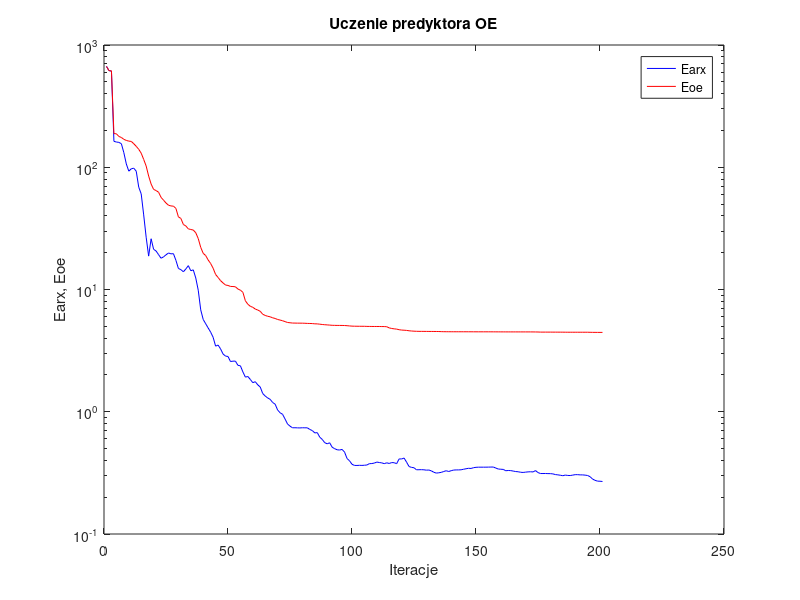
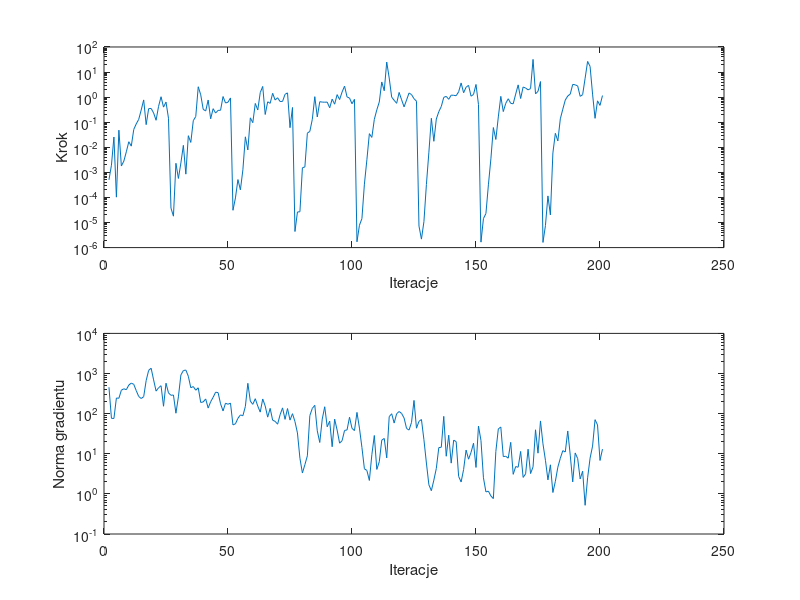

The MATLAB source for these figures, in order:
%uczenie predyktora oe
clear all;
n=0; farx(n+1)=6.688211e+002; foe(n+1)=6.671990e+002; wspucz(n+1)=0.000000e+000; ng(n+1)=0.000000e+000;
%odnowa zmiennej metryki
n=1; farx(n+1)=6.176437e+002; foe(n+1)=6.172195e+002; krok(n+1)=5.045766e-004; ng(n+1)=4.549679e+002;
n=2; farx(n+1)=6.104849e+002; foe(n+1)=6.151332e+002; krok(n+1)=1.929064e-003; ng(n+1)=7.634002e+001;
n=3; farx(n+1)=1.629416e+002; foe(n+1)=1.884693e+002; krok(n+1)=2.570124e-002; ng(n+1)=7.575771e+001;
n=4; farx(n+1)=1.608185e+002; foe(n+1)=1.878174e+002; krok(n+1)=1.027004e-004; ng(n+1)=2.452024e+002;
n=5; farx(n+1)=1.597607e+002; foe(n+1)=1.785965e+002; krok(n+1)=4.818488e-002; ng(n+1)=2.417043e+002;
n=6; farx(n+1)=1.558272e+002; foe(n+1)=1.752399e+002; krok(n+1)=1.797919e-003; ng(n+1)=3.836037e+002;
n=7; farx(n+1)=1.315793e+002; foe(n+1)=1.692371e+002; krok(n+1)=2.813867e-003; ng(n+1)=4.165562e+002;
n=8; farx(n+1)=1.063909e+002; foe(n+1)=1.657474e+002; krok(n+1)=6.606617e-003; ng(n+1)=3.947475e+002;
n=9; farx(n+1)=9.289029e+001; foe(n+1)=1.635737e+002; krok(n+1)=1.664795e-002; ng(n+1)=5.152402e+002;
n=10; farx(n+1)=9.720112e+001; foe(n+1)=1.626697e+002; krok(n+1)=1.111520e-002; ng(n+1)=5.774941e+002;
n=11; farx(n+1)=9.825069e+001; foe(n+1)=1.557837e+002; krok(n+1)=5.160128e-002; ng(n+1)=5.372009e+002;
n=12; farx(n+1)=9.280339e+001; foe(n+1)=1.482782e+002; krok(n+1)=8.569436e-002; ng(n+1)=3.741903e+002;
n=13; farx(n+1)=6.878272e+001; foe(n+1)=1.402536e+002; krok(n+1)=1.300618e-001; ng(n+1)=2.674359e+002;
n=14; farx(n+1)=6.055224e+001; foe(n+1)=1.303391e+002; krok(n+1)=3.068907e-001; ng(n+1)=2.383444e+002;
n=15; farx(n+1)=4.076549e+001; foe(n+1)=1.159045e+002; krok(n+1)=7.746083e-001; ng(n+1)=2.647006e+002;
n=16; farx(n+1)=2.676100e+001; foe(n+1)=1.022851e+002; krok(n+1)=8.000730e-002; ng(n+1)=6.675534e+002;
n=17; farx(n+1)=1.875744e+001; foe(n+1)=8.474944e+001; krok(n+1)=3.465039e-001; ng(n+1)=1.196689e+003;
n=18; farx(n+1)=2.600511e+001; foe(n+1)=7.288327e+001; krok(n+1)=3.550835e-001; ng(n+1)=1.356920e+003;
n=19; farx(n+1)=2.132892e+001; foe(n+1)=6.592081e+001; krok(n+1)=2.343012e-001; ng(n+1)=6.939534e+002;
n=20; farx(n+1)=2.064404e+001; foe(n+1)=6.446361e+001; krok(n+1)=1.196783e-001; ng(n+1)=3.645927e+002;
n=21; farx(n+1)=1.928261e+001; foe(n+1)=6.248299e+001; krok(n+1)=4.288049e-001; ng(n+1)=4.411833e+002;
n=22; farx(n+1)=1.801786e+001; foe(n+1)=5.673521e+001; krok(n+1)=1.037698e+000; ng(n+1)=4.967500e+002;
n=23; farx(n+1)=1.848238e+001; foe(n+1)=5.378567e+001; krok(n+1)=4.004429e-001; ng(n+1)=1.528208e+002;
n=24; farx(n+1)=1.921889e+001; foe(n+1)=5.101425e+001; krok(n+1)=6.354332e-001; ng(n+1)=5.733384e+002;
n=25; farx(n+1)=1.988826e+001; foe(n+1)=4.890271e+001; krok(n+1)=1.441658e-001; ng(n+1)=3.295611e+002;
%odnowa zmiennej metryki
n=26; farx(n+1)=1.957307e+001; foe(n+1)=4.825370e+001; krok(n+1)=3.754715e-005; ng(n+1)=2.867842e+002;
n=27; farx(n+1)=1.963629e+001; foe(n+1)=4.805105e+001; krok(n+1)=1.791657e-005; ng(n+1)=2.911570e+002;
n=28; farx(n+1)=1.731198e+001; foe(n+1)=4.604110e+001; krok(n+1)=2.303305e-003; ng(n+1)=1.024679e+002;
n=29; farx(n+1)=1.486552e+001; foe(n+1)=3.927142e+001; krok(n+1)=5.723719e-004; ng(n+1)=2.621497e+002;
n=30; farx(n+1)=1.453513e+001; foe(n+1)=3.814540e+001; krok(n+1)=2.378319e-003; ng(n+1)=9.219616e+002;
n=31; farx(n+1)=1.396250e+001; foe(n+1)=3.403071e+001; krok(n+1)=1.196180e-002; ng(n+1)=1.183427e+003;
n=32; farx(n+1)=1.472779e+001; foe(n+1)=3.308347e+001; krok(n+1)=8.500296e-004; ng(n+1)=1.221192e+003;
n=33; farx(n+1)=1.566988e+001; foe(n+1)=3.132856e+001; krok(n+1)=2.896961e-002; ng(n+1)=8.551838e+002;
n=34; farx(n+1)=1.423175e+001; foe(n+1)=3.096769e+001; krok(n+1)=1.564305e-002; ng(n+1)=4.418853e+002;
n=35; farx(n+1)=1.447944e+001; foe(n+1)=3.064527e+001; krok(n+1)=1.150668e-001; ng(n+1)=4.733917e+002;
n=36; farx(n+1)=1.242255e+001; foe(n+1)=2.912540e+001; krok(n+1)=1.686145e-001; ng(n+1)=3.839946e+002;
n=37; farx(n+1)=9.868122e+000; foe(n+1)=2.610689e+001; krok(n+1)=2.592175e+000; ng(n+1)=4.399982e+002;
n=38; farx(n+1)=6.816776e+000; foe(n+1)=2.211261e+001; krok(n+1)=1.239505e+000; ng(n+1)=1.898548e+002;
n=39; farx(n+1)=5.687974e+000; foe(n+1)=1.976305e+001; krok(n+1)=3.268918e-001; ng(n+1)=1.956884e+002;
n=40; farx(n+1)=5.247059e+000; foe(n+1)=1.895357e+001; krok(n+1)=2.798246e-001; ng(n+1)=2.324703e+002;
n=41; farx(n+1)=4.846251e+000; foe(n+1)=1.743798e+001; krok(n+1)=7.676757e-001; ng(n+1)=1.378034e+002;
n=42; farx(n+1)=4.479621e+000; foe(n+1)=1.631360e+001; krok(n+1)=1.365319e-001; ng(n+1)=1.973635e+002;
n=43; farx(n+1)=4.066220e+000; foe(n+1)=1.493237e+001; krok(n+1)=3.465039e-001; ng(n+1)=2.549557e+002;
n=44; farx(n+1)=3.441728e+000; foe(n+1)=1.327074e+001; krok(n+1)=2.320583e-001; ng(n+1)=3.417835e+002;
n=45; farx(n+1)=3.511867e+000; foe(n+1)=1.254392e+001; krok(n+1)=2.957090e-001; ng(n+1)=3.343697e+002;
n=46; farx(n+1)=3.267768e+000; foe(n+1)=1.181445e+001; krok(n+1)=3.003510e-001; ng(n+1)=1.759614e+002;
n=47; farx(n+1)=2.969175e+000; foe(n+1)=1.131727e+001; krok(n+1)=1.056270e+000; ng(n+1)=1.168789e+002;
n=48; farx(n+1)=2.852733e+000; foe(n+1)=1.088021e+001; krok(n+1)=5.841487e-001; ng(n+1)=1.819317e+002;
n=49; farx(n+1)=2.832637e+000; foe(n+1)=1.079494e+001; krok(n+1)=6.287558e-001; ng(n+1)=1.713109e+002;
n=50; farx(n+1)=2.575445e+000; foe(n+1)=1.059220e+001; krok(n+1)=9.282331e-001; ng(n+1)=1.827396e+002;
%odnowa zmiennej metryki
n=51; farx(n+1)=2.593802e+000; foe(n+1)=1.057859e+001; krok(n+1)=3.079431e-005; ng(n+1)=5.231412e+001;
n=52; farx(n+1)=2.594855e+000; foe(n+1)=1.052397e+001; krok(n+1)=9.579321e-005; ng(n+1)=5.587975e+001;
n=53; farx(n+1)=2.396917e+000; foe(n+1)=1.008858e+001; krok(n+1)=5.157835e-004; ng(n+1)=7.641331e+001;
n=54; farx(n+1)=2.376857e+000; foe(n+1)=9.874259e+000; krok(n+1)=2.014683e-004; ng(n+1)=9.285717e+001;
n=55; farx(n+1)=2.119251e+000; foe(n+1)=9.488018e+000; krok(n+1)=1.265228e-003; ng(n+1)=8.862715e+001;
n=56; farx(n+1)=1.919715e+000; foe(n+1)=8.090829e+000; krok(n+1)=2.618049e-002; ng(n+1)=1.507134e+002;
n=57; farx(n+1)=1.943001e+000; foe(n+1)=7.578143e+000; krok(n+1)=7.833534e-003; ng(n+1)=5.700913e+002;
n=58; farx(n+1)=1.837840e+000; foe(n+1)=7.288031e+000; krok(n+1)=1.493739e-001; ng(n+1)=2.057677e+002;
n=59; farx(n+1)=1.728604e+000; foe(n+1)=7.152084e+000; krok(n+1)=9.595947e-002; ng(n+1)=1.704103e+002;
n=60; farx(n+1)=1.761388e+000; foe(n+1)=6.920091e+000; krok(n+1)=5.600723e-001; ng(n+1)=2.355584e+002;
n=61; farx(n+1)=1.660251e+000; foe(n+1)=6.792551e+000; krok(n+1)=3.076393e-001; ng(n+1)=1.540100e+002;
n=62; farx(n+1)=1.593143e+000; foe(n+1)=6.632405e+000; krok(n+1)=1.514306e+000; ng(n+1)=1.091805e+002;
n=63; farx(n+1)=1.409245e+000; foe(n+1)=6.275324e+000; krok(n+1)=2.669779e+000; ng(n+1)=2.322197e+002;
n=64; farx(n+1)=1.345445e+000; foe(n+1)=6.136620e+000; krok(n+1)=2.031949e-001; ng(n+1)=1.551300e+002;
n=65; farx(n+1)=1.296650e+000; foe(n+1)=6.038895e+000; krok(n+1)=6.511688e-001; ng(n+1)=8.183605e+001;
n=66; farx(n+1)=1.263718e+000; foe(n+1)=5.980255e+000; krok(n+1)=5.667570e-001; ng(n+1)=1.352126e+002;
n=67; farx(n+1)=1.190789e+000; foe(n+1)=5.867538e+000; krok(n+1)=1.422745e+000; ng(n+1)=6.862042e+001;
n=68; farx(n+1)=1.153934e+000; foe(n+1)=5.797027e+000; krok(n+1)=7.713740e-001; ng(n+1)=6.431119e+001;
n=69; farx(n+1)=1.034470e+000; foe(n+1)=5.684207e+000; krok(n+1)=9.453922e-001; ng(n+1)=5.456943e+001;
n=70; farx(n+1)=9.811475e-001; foe(n+1)=5.624949e+000; krok(n+1)=6.692963e-001; ng(n+1)=9.366289e+001;
n=71; farx(n+1)=9.533403e-001; foe(n+1)=5.552523e+000; krok(n+1)=6.780158e-001; ng(n+1)=1.391001e+002;
n=72; farx(n+1)=8.726075e-001; foe(n+1)=5.463321e+000; krok(n+1)=1.296088e+000; ng(n+1)=7.208895e+001;
n=73; farx(n+1)=7.941797e-001; foe(n+1)=5.373379e+000; krok(n+1)=1.476581e+000; ng(n+1)=1.339510e+002;
n=74; farx(n+1)=7.627668e-001; foe(n+1)=5.345246e+000; krok(n+1)=6.046686e-002; ng(n+1)=6.912639e+001;
n=75; farx(n+1)=7.393872e-001; foe(n+1)=5.316001e+000; krok(n+1)=3.867248e-001; ng(n+1)=9.968502e+001;
%odnowa zmiennej metryki
n=76; farx(n+1)=7.398894e-001; foe(n+1)=5.313025e+000; krok(n+1)=4.378346e-006; ng(n+1)=6.337742e+001;
n=77; farx(n+1)=7.384250e-001; foe(n+1)=5.306441e+000; krok(n+1)=2.630754e-005; ng(n+1)=3.302786e+001;
n=78; farx(n+1)=7.373869e-001; foe(n+1)=5.306127e+000; krok(n+1)=2.692622e-005; ng(n+1)=7.735331e+000;
n=79; farx(n+1)=7.398351e-001; foe(n+1)=5.302999e+000; krok(n+1)=1.525147e-003; ng(n+1)=3.310118e+000;
n=80; farx(n+1)=7.389903e-001; foe(n+1)=5.294826e+000; krok(n+1)=1.651908e-003; ng(n+1)=5.341388e+000;
n=81; farx(n+1)=7.389257e-001; foe(n+1)=5.279695e+000; krok(n+1)=3.658573e-002; ng(n+1)=8.871121e+000;
n=82; farx(n+1)=7.162879e-001; foe(n+1)=5.273910e+000; krok(n+1)=4.305393e-002; ng(n+1)=8.948328e+001;
n=83; farx(n+1)=7.012747e-001; foe(n+1)=5.263971e+000; krok(n+1)=1.312690e-001; ng(n+1)=1.355423e+002;
n=84; farx(n+1)=6.712191e-001; foe(n+1)=5.239606e+000; krok(n+1)=1.043878e+000; ng(n+1)=1.613341e+002;
n=85; farx(n+1)=6.750184e-001; foe(n+1)=5.233782e+000; krok(n+1)=1.620110e-001; ng(n+1)=3.724578e+001;
n=86; farx(n+1)=6.195008e-001; foe(n+1)=5.203760e+000; krok(n+1)=6.575937e-001; ng(n+1)=1.910403e+001;
n=87; farx(n+1)=5.940082e-001; foe(n+1)=5.174191e+000; krok(n+1)=6.344643e-001; ng(n+1)=7.327652e+001;
n=88; farx(n+1)=5.584616e-001; foe(n+1)=5.151061e+000; krok(n+1)=6.281526e-001; ng(n+1)=1.484661e+002;
n=89; farx(n+1)=5.468753e-001; foe(n+1)=5.134249e+000; krok(n+1)=6.335709e-001; ng(n+1)=4.703619e+001;
n=90; farx(n+1)=5.574449e-001; foe(n+1)=5.115218e+000; krok(n+1)=3.762824e-001; ng(n+1)=6.501717e+001;
n=91; farx(n+1)=5.125622e-001; foe(n+1)=5.095691e+000; krok(n+1)=8.316025e-001; ng(n+1)=1.495582e+001;
n=92; farx(n+1)=4.989627e-001; foe(n+1)=5.089414e+000; krok(n+1)=5.235795e-001; ng(n+1)=7.297243e+001;
n=93; farx(n+1)=4.886395e-001; foe(n+1)=5.083638e+000; krok(n+1)=1.258604e+000; ng(n+1)=3.890871e+001;
n=94; farx(n+1)=4.863107e-001; foe(n+1)=5.082775e+000; krok(n+1)=8.008859e-001; ng(n+1)=1.836579e+001;
n=95; farx(n+1)=4.920583e-001; foe(n+1)=5.081491e+000; krok(n+1)=1.601772e+000; ng(n+1)=2.115260e+001;
n=96; farx(n+1)=4.675134e-001; foe(n+1)=5.074389e+000; krok(n+1)=2.755451e+000; ng(n+1)=3.815723e+001;
n=97; farx(n+1)=4.145320e-001; foe(n+1)=5.057562e+000; krok(n+1)=1.021678e+000; ng(n+1)=3.925643e+001;
n=98; farx(n+1)=3.971040e-001; foe(n+1)=5.035356e+000; krok(n+1)=9.205262e-001; ng(n+1)=8.139519e+001;
n=99; farx(n+1)=3.717130e-001; foe(n+1)=5.016880e+000; krok(n+1)=5.453957e-001; ng(n+1)=4.299972e+001;
n=100; farx(n+1)=3.639356e-001; foe(n+1)=5.009137e+000; krok(n+1)=8.179879e-001; ng(n+1)=3.790018e+001;
%odnowa zmiennej metryki
n=101; farx(n+1)=3.637012e-001; foe(n+1)=5.006346e+000; krok(n+1)=1.700350e-006; ng(n+1)=1.073431e+002;
n=102; farx(n+1)=3.646553e-001; foe(n+1)=5.002833e+000; krok(n+1)=7.794783e-006; ng(n+1)=4.361803e+001;
n=103; farx(n+1)=3.640286e-001; foe(n+1)=5.002354e+000; krok(n+1)=1.430061e-005; ng(n+1)=1.435762e+001;
n=104; farx(n+1)=3.651378e-001; foe(n+1)=5.001062e+000; krok(n+1)=3.395966e-004; ng(n+1)=4.225899e+000;
n=105; farx(n+1)=3.667586e-001; foe(n+1)=4.991235e+000; krok(n+1)=3.174920e-003; ng(n+1)=3.833939e+000;
n=106; farx(n+1)=3.760997e-001; foe(n+1)=4.988224e+000; krok(n+1)=3.497807e-002; ng(n+1)=2.161855e+000;
n=107; farx(n+1)=3.769810e-001; foe(n+1)=4.984751e+000; krok(n+1)=2.476948e-002; ng(n+1)=9.464069e+000;
n=108; farx(n+1)=3.804461e-001; foe(n+1)=4.983998e+000; krok(n+1)=1.300618e-001; ng(n+1)=2.851207e+001;
n=109; farx(n+1)=3.876543e-001; foe(n+1)=4.982808e+000; krok(n+1)=3.105531e-001; ng(n+1)=4.074792e+000;
n=110; farx(n+1)=3.843700e-001; foe(n+1)=4.982480e+000; krok(n+1)=6.404647e-001; ng(n+1)=6.327421e+000;
n=111; farx(n+1)=3.818187e-001; foe(n+1)=4.976836e+000; krok(n+1)=4.036727e+000; ng(n+1)=2.188339e+001;
n=112; farx(n+1)=3.762258e-001; foe(n+1)=4.974452e+000; krok(n+1)=1.799493e+000; ng(n+1)=2.406503e+001;
n=113; farx(n+1)=3.823129e-001; foe(n+1)=4.960961e+000; krok(n+1)=2.511162e+001; ng(n+1)=7.885982e+000;
n=114; farx(n+1)=3.774896e-001; foe(n+1)=4.852918e+000; krok(n+1)=5.790878e+000; ng(n+1)=8.409576e+001;
n=115; farx(n+1)=3.839969e-001; foe(n+1)=4.799388e+000; krok(n+1)=9.985387e-001; ng(n+1)=9.939076e+001;
n=116; farx(n+1)=3.829248e-001; foe(n+1)=4.766435e+000; krok(n+1)=7.491049e-001; ng(n+1)=5.819379e+001;
n=117; farx(n+1)=3.762340e-001; foe(n+1)=4.742204e+000; krok(n+1)=5.667570e-001; ng(n+1)=9.967303e+001;
n=118; farx(n+1)=4.113171e-001; foe(n+1)=4.689697e+000; krok(n+1)=1.540907e+000; ng(n+1)=1.129199e+002;
n=119; farx(n+1)=4.109829e-001; foe(n+1)=4.658439e+000; krok(n+1)=7.847380e-001; ng(n+1)=1.011365e+002;
n=120; farx(n+1)=4.181298e-001; foe(n+1)=4.645800e+000; krok(n+1)=4.097091e-001; ng(n+1)=7.782296e+001;
n=121; farx(n+1)=3.872034e-001; foe(n+1)=4.628469e+000; krok(n+1)=7.676757e-001; ng(n+1)=4.272833e+001;
n=122; farx(n+1)=3.563846e-001; foe(n+1)=4.596479e+000; krok(n+1)=1.462039e+000; ng(n+1)=3.899201e+001;
n=123; farx(n+1)=3.507428e-001; foe(n+1)=4.576178e+000; krok(n+1)=1.263598e+000; ng(n+1)=6.047586e+001;
n=124; farx(n+1)=3.482903e-001; foe(n+1)=4.561954e+000; krok(n+1)=8.670260e-001; ng(n+1)=2.135478e+002;
n=125; farx(n+1)=3.351672e-001; foe(n+1)=4.551743e+000; krok(n+1)=6.871474e-001; ng(n+1)=4.336174e+001;
%odnowa zmiennej metryki
n=126; farx(n+1)=3.355770e-001; foe(n+1)=4.546904e+000; krok(n+1)=7.258975e-006; ng(n+1)=6.423183e+001;
n=127; farx(n+1)=3.359406e-001; foe(n+1)=4.544956e+000; krok(n+1)=2.179737e-006; ng(n+1)=7.128633e+001;
n=128; farx(n+1)=3.351527e-001; foe(n+1)=4.544138e+000; krok(n+1)=1.083629e-005; ng(n+1)=2.241607e+001;
n=129; farx(n+1)=3.327688e-001; foe(n+1)=4.541728e+000; krok(n+1)=3.276764e-004; ng(n+1)=5.872554e+000;
n=130; farx(n+1)=3.338643e-001; foe(n+1)=4.539780e+000; krok(n+1)=6.377325e-003; ng(n+1)=1.683349e+000;
n=131; farx(n+1)=3.283952e-001; foe(n+1)=4.538160e+000; krok(n+1)=1.438191e-001; ng(n+1)=1.201232e+000;
n=132; farx(n+1)=3.199194e-001; foe(n+1)=4.537088e+000; krok(n+1)=1.734425e-002; ng(n+1)=2.197996e+000;
n=133; farx(n+1)=3.149373e-001; foe(n+1)=4.535113e+000; krok(n+1)=1.341318e-001; ng(n+1)=4.311969e+000;
n=134; farx(n+1)=3.168193e-001; foe(n+1)=4.532450e+000; krok(n+1)=2.640676e-001; ng(n+1)=1.423318e+001;
n=135; farx(n+1)=3.192262e-001; foe(n+1)=4.522824e+000; krok(n+1)=4.228235e-001; ng(n+1)=1.452459e+001;
n=136; farx(n+1)=3.246584e-001; foe(n+1)=4.517705e+000; krok(n+1)=9.812293e-001; ng(n+1)=8.551992e+001;
n=137; farx(n+1)=3.292684e-001; foe(n+1)=4.515579e+000; krok(n+1)=1.073054e+000; ng(n+1)=8.682893e+000;
n=138; farx(n+1)=3.244431e-001; foe(n+1)=4.514045e+000; krok(n+1)=8.204121e-001; ng(n+1)=2.904129e+001;
n=139; farx(n+1)=3.296492e-001; foe(n+1)=4.513029e+000; krok(n+1)=1.201404e+000; ng(n+1)=5.844662e+000;
n=140; farx(n+1)=3.334883e-001; foe(n+1)=4.512264e+000; krok(n+1)=1.182836e+000; ng(n+1)=2.189484e+001;
n=141; farx(n+1)=3.343510e-001; foe(n+1)=4.511816e+000; krok(n+1)=1.139125e+000; ng(n+1)=2.002102e+001;
n=142; farx(n+1)=3.344568e-001; foe(n+1)=4.511685e+000; krok(n+1)=1.631921e+000; ng(n+1)=2.716360e+000;
n=143; farx(n+1)=3.352505e-001; foe(n+1)=4.511574e+000; krok(n+1)=3.682105e+000; ng(n+1)=1.979690e+000;
n=144; farx(n+1)=3.386326e-001; foe(n+1)=4.511391e+000; krok(n+1)=1.495995e+000; ng(n+1)=4.056614e+000;
n=145; farx(n+1)=3.417825e-001; foe(n+1)=4.510958e+000; krok(n+1)=2.482914e+000; ng(n+1)=1.234747e+001;
n=146; farx(n+1)=3.448598e-001; foe(n+1)=4.510157e+000; krok(n+1)=2.953163e+000; ng(n+1)=7.324017e+000;
n=147; farx(n+1)=3.436731e-001; foe(n+1)=4.509743e+000; krok(n+1)=1.091740e+000; ng(n+1)=1.084012e+001;
n=148; farx(n+1)=3.486939e-001; foe(n+1)=4.508711e+000; krok(n+1)=1.280117e+000; ng(n+1)=1.831333e+001;
n=149; farx(n+1)=3.511620e-001; foe(n+1)=4.507577e+000; krok(n+1)=3.203543e+000; ng(n+1)=4.560692e+000;
n=150; farx(n+1)=3.520727e-001; foe(n+1)=4.507211e+000; krok(n+1)=5.030381e-001; ng(n+1)=4.908707e+001;
%odnowa zmiennej metryki
n=151; farx(n+1)=3.521200e-001; foe(n+1)=4.507097e+000; krok(n+1)=1.652143e-006; ng(n+1)=2.149732e+001;
n=152; farx(n+1)=3.520736e-001; foe(n+1)=4.507082e+000; krok(n+1)=1.438760e-005; ng(n+1)=2.515627e+000;
n=153; farx(n+1)=3.521539e-001; foe(n+1)=4.507077e+000; krok(n+1)=2.282707e-005; ng(n+1)=1.119816e+000;
n=154; farx(n+1)=3.524727e-001; foe(n+1)=4.507014e+000; krok(n+1)=3.184791e-004; ng(n+1)=1.169147e+000;
n=155; farx(n+1)=3.528935e-001; foe(n+1)=4.506559e+000; krok(n+1)=3.446556e-003; ng(n+1)=8.879907e-001;
n=156; farx(n+1)=3.529906e-001; foe(n+1)=4.505529e+000; krok(n+1)=6.130039e-002; ng(n+1)=7.635486e-001;
n=157; farx(n+1)=3.461412e-001; foe(n+1)=4.504141e+000; krok(n+1)=2.054980e-002; ng(n+1)=1.141453e+001;
n=158; farx(n+1)=3.400310e-001; foe(n+1)=4.503481e+000; krok(n+1)=1.630613e-001; ng(n+1)=4.162012e+001;
n=159; farx(n+1)=3.386445e-001; foe(n+1)=4.501895e+000; krok(n+1)=1.073054e+000; ng(n+1)=4.644596e+001;
n=160; farx(n+1)=3.375976e-001; foe(n+1)=4.501684e+000; krok(n+1)=2.656312e-001; ng(n+1)=8.503250e+000;
n=161; farx(n+1)=3.292189e-001; foe(n+1)=4.500654e+000; krok(n+1)=5.667570e-001; ng(n+1)=8.652587e+000;
n=162; farx(n+1)=3.307915e-001; foe(n+1)=4.500363e+000; krok(n+1)=8.610892e-001; ng(n+1)=7.762864e+000;
n=163; farx(n+1)=3.300474e-001; foe(n+1)=4.500188e+000; krok(n+1)=5.657309e-001; ng(n+1)=1.924331e+001;
n=164; farx(n+1)=3.272252e-001; foe(n+1)=4.500046e+000; krok(n+1)=5.431301e-001; ng(n+1)=3.071775e+000;
n=165; farx(n+1)=3.242632e-001; foe(n+1)=4.499885e+000; krok(n+1)=1.322970e+000; ng(n+1)=4.792156e+000;
n=166; farx(n+1)=3.230272e-001; foe(n+1)=4.499661e+000; krok(n+1)=3.085496e+000; ng(n+1)=4.618666e+000;
n=167; farx(n+1)=3.198830e-001; foe(n+1)=4.499474e+000; krok(n+1)=8.812470e-001; ng(n+1)=1.143293e+001;
n=168; farx(n+1)=3.188352e-001; foe(n+1)=4.499251e+000; krok(n+1)=2.535448e+000; ng(n+1)=2.574227e+000;
n=169; farx(n+1)=3.206727e-001; foe(n+1)=4.499124e+000; krok(n+1)=2.308897e+000; ng(n+1)=3.155552e+000;
n=170; farx(n+1)=3.222595e-001; foe(n+1)=4.498939e+000; krok(n+1)=1.953830e+000; ng(n+1)=1.298616e+001;
n=171; farx(n+1)=3.230078e-001; foe(n+1)=4.498820e+000; krok(n+1)=2.192737e+000; ng(n+1)=3.212790e+000;
n=172; farx(n+1)=3.218962e-001; foe(n+1)=4.497089e+000; krok(n+1)=3.198675e+001; ng(n+1)=4.714681e+000;
n=173; farx(n+1)=3.302263e-001; foe(n+1)=4.494490e+000; krok(n+1)=1.348916e+000; ng(n+1)=3.957932e+001;
n=174; farx(n+1)=3.180566e-001; foe(n+1)=4.491119e+000; krok(n+1)=1.707196e+000; ng(n+1)=1.034905e+001;
n=175; farx(n+1)=3.124270e-001; foe(n+1)=4.482114e+000; krok(n+1)=4.175513e+000; ng(n+1)=6.576135e+001;
%odnowa zmiennej metryki
n=176; farx(n+1)=3.124364e-001; foe(n+1)=4.482037e+000; krok(n+1)=1.607323e-006; ng(n+1)=1.765545e+001;
n=177; farx(n+1)=3.125892e-001; foe(n+1)=4.481970e+000; krok(n+1)=7.575850e-006; ng(n+1)=6.871226e+000;
n=178; farx(n+1)=3.119213e-001; foe(n+1)=4.481729e+000; krok(n+1)=1.151008e-004; ng(n+1)=2.232668e+000;
n=179; farx(n+1)=3.117844e-001; foe(n+1)=4.481635e+000; krok(n+1)=2.006817e-005; ng(n+1)=5.303112e+000;
n=180; farx(n+1)=3.102401e-001; foe(n+1)=4.480225e+000; krok(n+1)=5.946996e-003; ng(n+1)=1.082282e+000;
n=181; farx(n+1)=3.063524e-001; foe(n+1)=4.479617e+000; krok(n+1)=3.612031e-002; ng(n+1)=2.054767e+000;
n=182; farx(n+1)=3.046502e-001; foe(n+1)=4.478907e+000; krok(n+1)=1.793370e-002; ng(n+1)=4.629603e+000;
n=183; farx(n+1)=3.024630e-001; foe(n+1)=4.478326e+000; krok(n+1)=1.365319e-001; ng(n+1)=7.724857e+000;
n=184; farx(n+1)=2.997113e-001; foe(n+1)=4.477206e+000; krok(n+1)=3.311156e-001; ng(n+1)=1.193775e+001;
n=185; farx(n+1)=3.034610e-001; foe(n+1)=4.474294e+000; krok(n+1)=7.655551e-001; ng(n+1)=1.106591e+001;
n=186; farx(n+1)=3.012732e-001; foe(n+1)=4.472524e+000; krok(n+1)=1.110293e+000; ng(n+1)=3.697374e+001;
n=187; farx(n+1)=3.008445e-001; foe(n+1)=4.472327e+000; krok(n+1)=1.322970e+000; ng(n+1)=9.240760e+000;
n=188; farx(n+1)=3.032078e-001; foe(n+1)=4.472189e+000; krok(n+1)=3.222396e+000; ng(n+1)=1.990586e+000;
n=189; farx(n+1)=3.058200e-001; foe(n+1)=4.471991e+000; krok(n+1)=3.099463e+000; ng(n+1)=1.047755e+001;
n=190; farx(n+1)=3.058315e-001; foe(n+1)=4.471865e+000; krok(n+1)=2.794466e+000; ng(n+1)=7.568931e+000;
n=191; farx(n+1)=3.045086e-001; foe(n+1)=4.471814e+000; krok(n+1)=1.075645e+000; ng(n+1)=2.358474e+000;
n=192; farx(n+1)=3.044498e-001; foe(n+1)=4.471791e+000; krok(n+1)=1.255467e+000; ng(n+1)=3.678280e+000;
n=193; farx(n+1)=3.031059e-001; foe(n+1)=4.471763e+000; krok(n+1)=5.681335e+000; ng(n+1)=5.192606e-001;
n=194; farx(n+1)=3.010563e-001; foe(n+1)=4.471434e+000; krok(n+1)=2.652484e+001; ng(n+1)=2.515631e+000;
n=195; farx(n+1)=2.941298e-001; foe(n+1)=4.466374e+000; krok(n+1)=1.675454e+001; ng(n+1)=7.772832e+000;
n=196; farx(n+1)=2.815047e-001; foe(n+1)=4.461747e+000; krok(n+1)=1.324162e+000; ng(n+1)=1.551014e+001;
n=197; farx(n+1)=2.748143e-001; foe(n+1)=4.460503e+000; krok(n+1)=1.428686e-001; ng(n+1)=7.077276e+001;
n=198; farx(n+1)=2.707000e-001; foe(n+1)=4.458363e+000; krok(n+1)=7.113726e-001; ng(n+1)=5.227862e+001;
n=199; farx(n+1)=2.702124e-001; foe(n+1)=4.458125e+000; krok(n+1)=4.686024e-001; ng(n+1)=6.801911e+000;
n=200; farx(n+1)=2.689119e-001; foe(n+1)=4.457959e+000; krok(n+1)=1.155850e+000; ng(n+1)=1.304535e+001;

figure; semilogy(farx,'b'); hold on; semilogy(foe,'r'); xlabel('Iteracje'); ylabel('Earx, Eoe'); legend('Earx','Eoe'); title('Uczenie predyktora OE');
figure; subplot(2,1,1); semilogy(krok); xlabel('Iteracje'); ylabel('Krok');
subplot(2,1,2); semilogy(ng); xlabel('Iteracje'); ylabel('Norma gradientu');
Earx=farx(n+1)
Eoe=foe(n+1)
